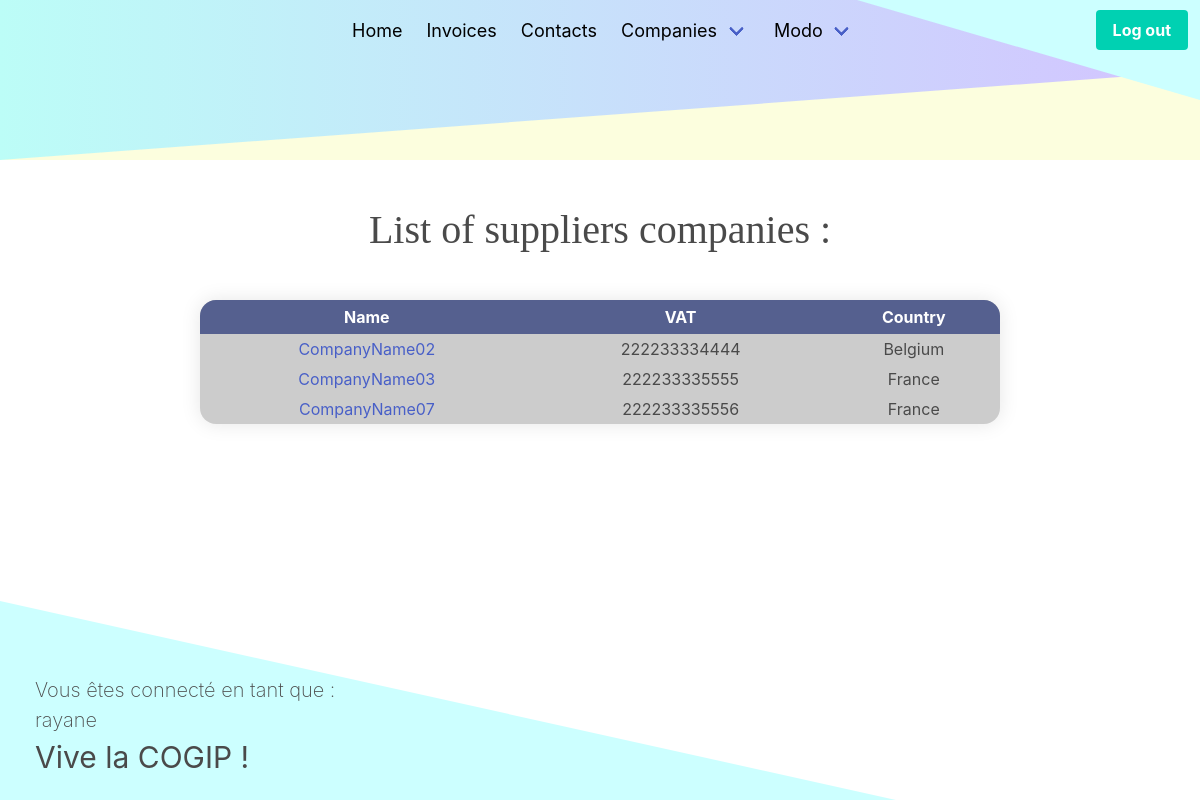
Page /companies_suppliers (signed in) on the committed database.
### tables this page shows
CREATE TABLE `company` (
  `id` int(11) NOT NULL,
  `name` varchar(50) NOT NULL,
  `country` varchar(50) NOT NULL,
  `VAT_number` varchar(12) NOT NULL,
  `type_id` int(11) NOT NULL
);

### src/Controller/ProviderCompaniesController.php (called while the page is built, shortened)
<?php
$providers = new TypedCompany();
$providers->setProviderList();
$providers = $providers->getData()->fetchAll();
require __DIR__.'/../view/Lists/suppliers_companies_list.php';

### public/index.php (called while the page is built, shortened)
<?php
get('/companies_suppliers', "../src/Controller/ProviderCompaniesController.php");

### src/Model/TypedCompany.php (called while the page is built, shortened)
<?php
class TypedCompany{
    public function __construct()
    {
        global $db;
        $this->db = $db;
    }
    public function setProviderList()
    {
      $query = $this->db->prepare("SELECT c.id as id_company, c.name, VAT_number, country, t.name as type FROM company as c INNER JOIN type as t ON c.type_id = t.id WHERE t.name = 'provider' ORDER BY c.id ASC");
      $query->execute();
      $this->query = $query;
    }
    public function getData()
    {
        return $this->query;
    }
}
?>

### src/View/Lists/suppliers_companies_list.php (the view)
<?php require __DIR__.'/../surround/header.php' ?>
<div class='block'>
<div class='tables'>
    <label for="companies" class='Hhome'>List of suppliers companies :</label>
    <table id='compagnies'>
        <thead>
            <tr>
                <th>Name</th>
                <th>VAT</th>
                <th>Country</th>
            </tr>
        </thead>
        <tbody>
            <?php foreach ($providers as $data) {
                ?>
                <tr>
                    <td><a href="/companies_detail/id/<?php echo $data['id_company']?>"><?php echo $data["name"] ?></a></td>
                    <td><?php echo $data["VAT_number"] ?></td>
                    <td><?php echo $data["country"] ?></td>
                </tr>
                <?php
            }
            ?>
        </tbody>
    </table>
</div>
</div>
<?php require __DIR__.'/../surround/footer.php' ?>

### public/assets/css/main.css (style rules this page uses)
body, html { height: 100%; }
.tables { display: -webkit-box; display: -ms-flexbox; display: flex; -webkit-box-pack: justify; -ms-flex-pack: justify; justify-content: space-between; -webkit-box-align: center; -ms-flex-align: center; align-items: center; -webkit-box-orient: vertical; -webkit-box-direction: normal; -ms-flex-direction: column; flex-direction: column; -ms-flex-line-pack: justify; align-content: space-between; }
.tables th { color: white; padding: 5px; }
table { width: 800px; border-collapse: collapse; overflow: hidden; -webkit-box-shadow: 0 0 20px rgba(0, 0, 0, 0.1); box-shadow: 0 0 20px rgba(0, 0, 0, 0.1); border-collapse: collapse; border-radius: 1em; overflow: hidden; text-align: center; }
label { padding: 40px; text-align: center; font-family: "Source Serif Pro", serif; font-size: 25px; font-weight: 400; }
tr { padding: 20px; background-color: rgba(0, 0, 0, 0.2); }
thead th { background-color: #55608f; }
tbody td { position: relative; padding: 3px; }
.Hhome { text-align: center; font-family: "Source Serif Pro", serif; font-size: 25px; font-weight: 400; font-size: 40px; }
* { -webkit-box-sizing: border-box !important; box-sizing: border-box !important; }
html { background: url("https://raw.githubusercontent.com/Richardtristan/PHP-challenge-2/Eli/public/assets/img/real-bg.png") no-repeat center center fixed; background-size: cover; height: 100%; overflow: hidden; }
body { display: -webkit-box; display: -ms-flexbox; display: flex; -webkit-box-orient: vertical; -webkit-box-direction: normal; -ms-flex-direction: column; flex-direction: column; height: 100vh; }
.block, .form { -webkit-box-flex: 1; -ms-flex: 1 0 auto; flex: 1 0 auto; }

### rows in the picture
company: name "CompanyName02", VAT_number "222233334444", country "Belgium"
company: name "CompanyName03", VAT_number "222233335555", country "France"
company: name "CompanyName07", VAT_number "222233335556", country "France"

### other values in the picture
$_SESSION['username'] "rayane"
